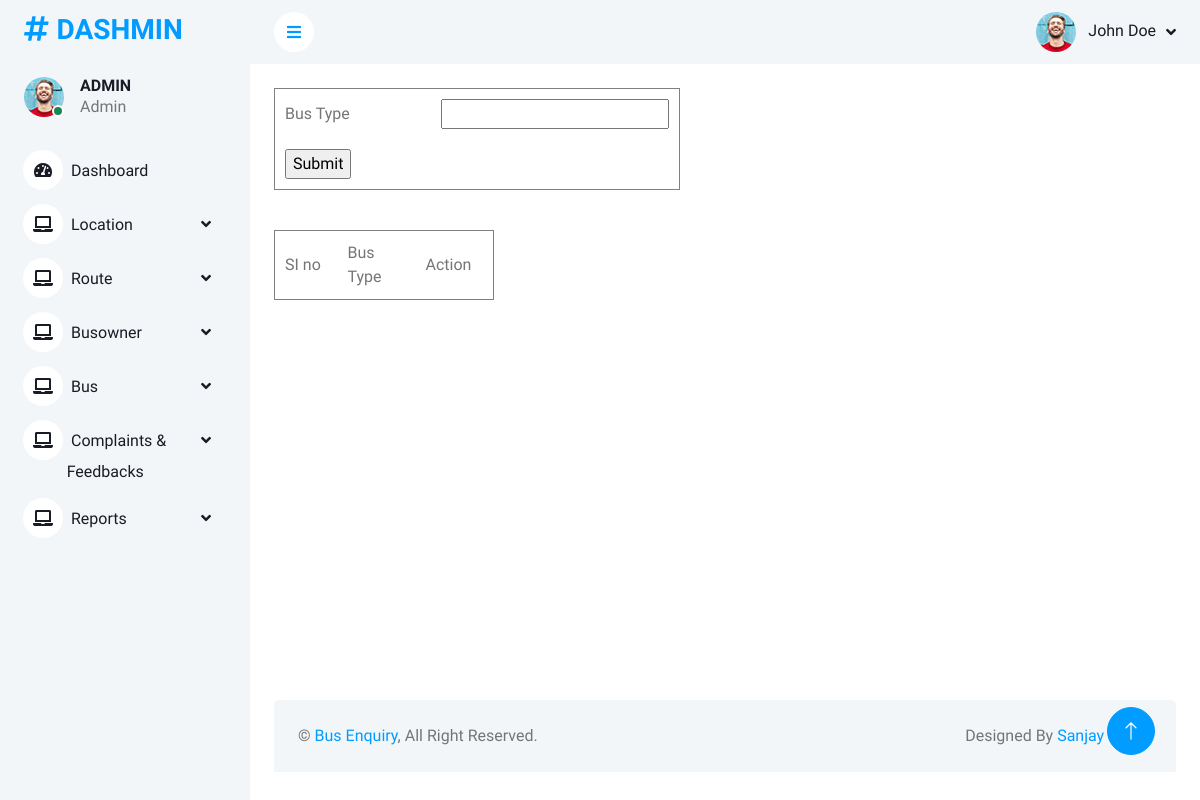
The page /PROJECT/ADMIN/Bustype.php (signed in) on the database as committed earlier.
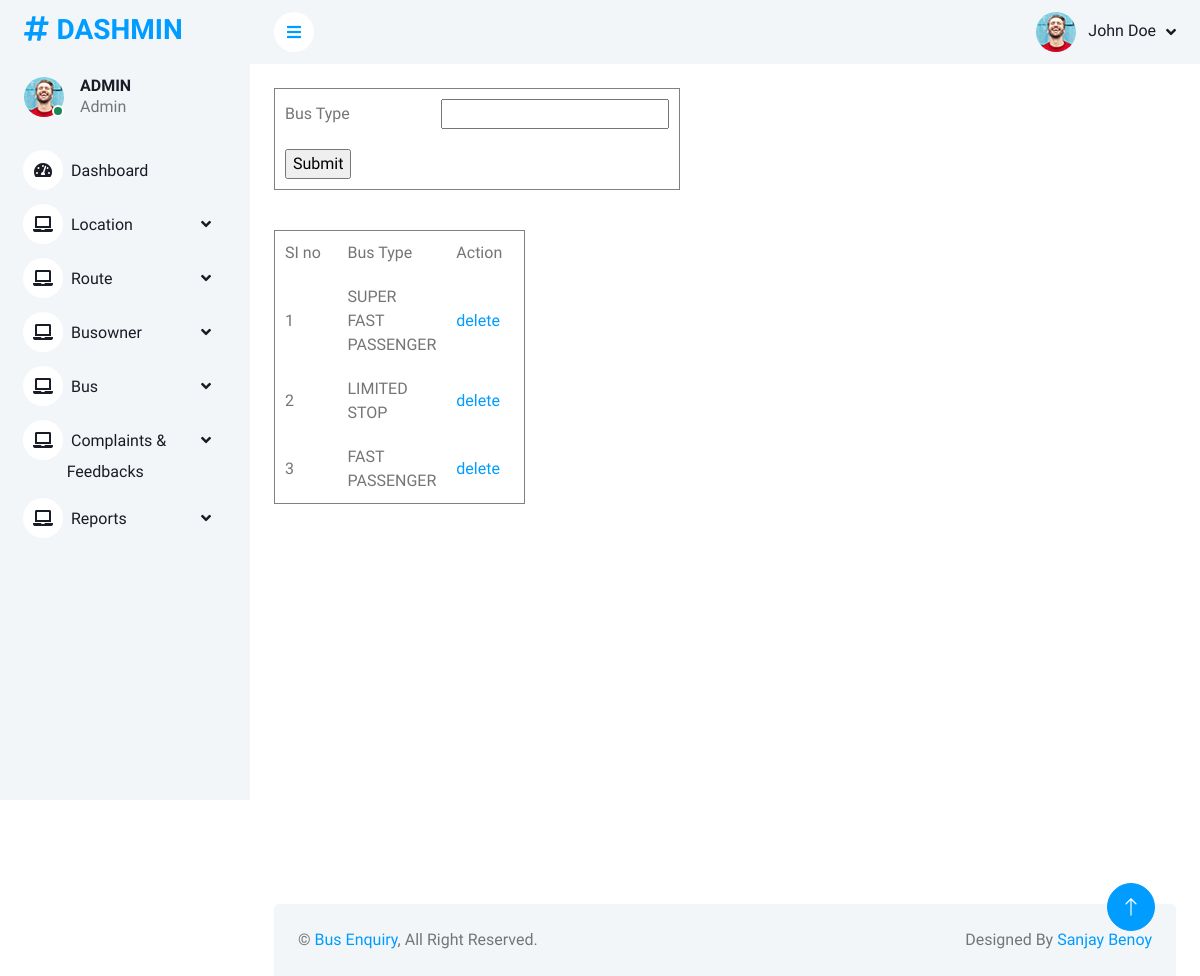
The same page on the database as committed later.
### tables this page shows
CREATE TABLE `tbl_bustype` (
  `bustype_id` int(11) NOT NULL,
  `bustype_name` varchar(50) NOT NULL
);

### PROJECT/ADMIN/Bustype.php (the view, shortened to what this page needs)
<!DOCTYPE html PUBLIC "-//W3C//DTD XHTML 1.0 Transitional//EN" "http://www.w3.org/TR/xhtml1/DTD/xhtml1-transitional.dtd">
<html xmlns="http://www.w3.org/1999/xhtml">
<head>
</head>
<?php
include("head.php");
include("../Assets/Connection/Connection.php");
		?>
<body>
<form id="form1" name="form1" method="post" action="">
  <table border="1" cellpadding="10">
    <tr>
      <td width="156">Bus Type</td>
      <td width="163"><input type="text" name="txt_bustype" id="txt_bustype" /></td>
    </tr>
    <tr>
      <td colspan="2"><input type="submit" name="btn_submit" id="btn_submit" value="Submit" /></td>
    </tr>
  </table>
  <p>&nbsp;</p>
  <table border="1" cellpadding="10">
    <tr>
      <td width="63">SI no</td>
      <td width="78">Bus Type</td>
       <td width="78">Action</td>
    </tr>
     <?php
  $selqry1="select * from tbl_bustype";
  $row1=$con->query($selqry1);
  $i=0;
  while($result1=$row1->fetch_assoc())
  {
	  $i++;
	  ?>
  <tr>
   <td><?php echo $i;?></td>
   <td><?php echo $result1["bustype_name"];?></td>
   <td><a href="Bustype.php?did=<?php echo $result1["bustype_id"]?>">delete</a></td>
  </tr>
  <?php
 }
  ?>
  </table>
  <p>&nbsp;</p>
</form>
</body>
<?php
include("Foot.php");
?>
</html>

Rows that differ between the two databases and show on the page:
added tbl_bustype: bustype_name "SUPER FAST PASSENGER"
added tbl_bustype: bustype_name "LIMITED STOP"
added tbl_bustype: bustype_name "FAST PASSENGER"
